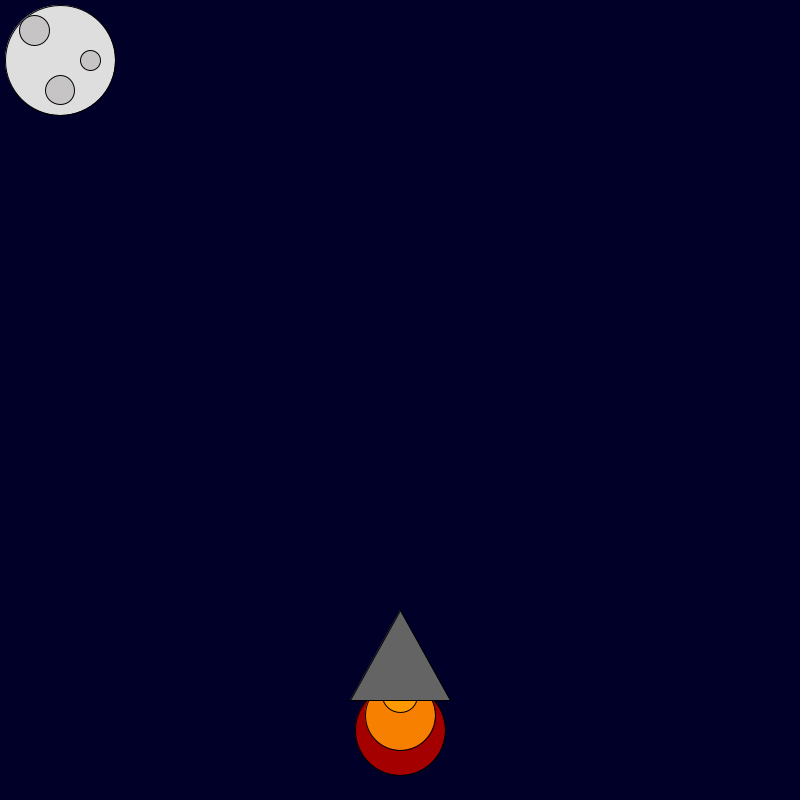
Frame 1 (no input)
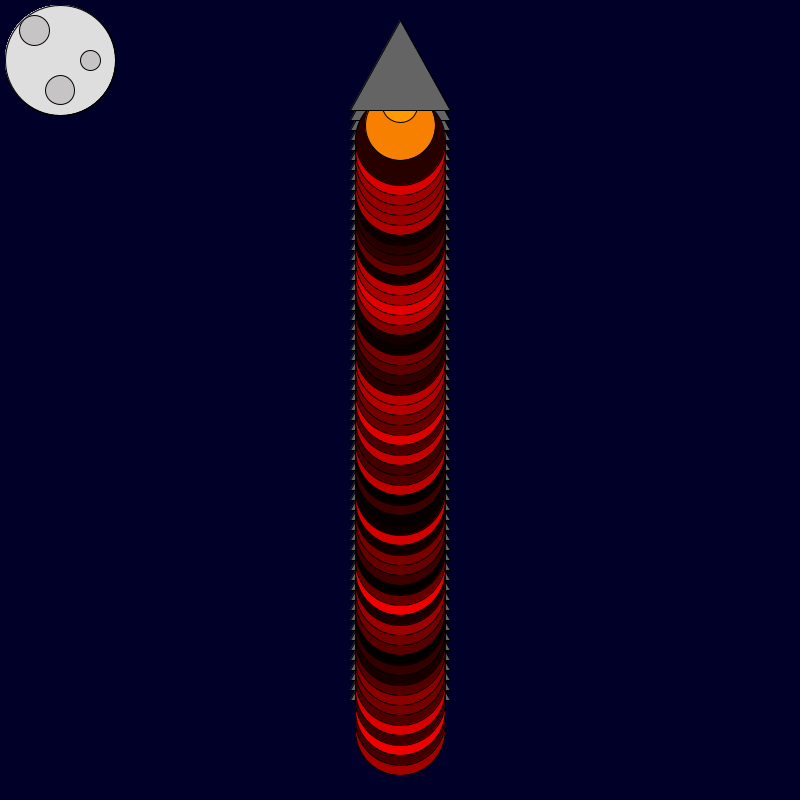
Frame 60 (the mouse pressed at the canvas centre just before this capture)
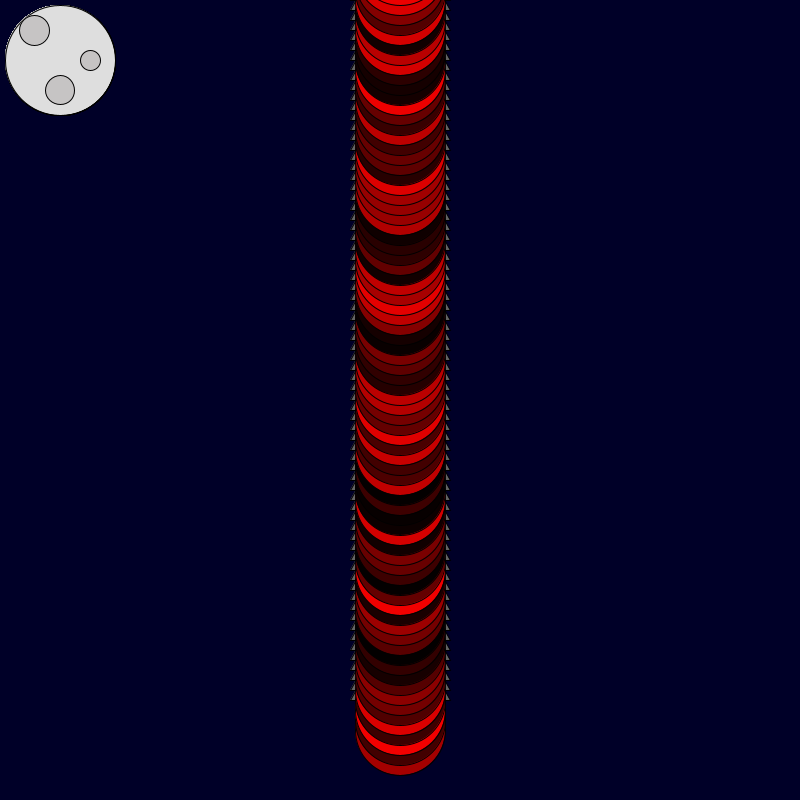
Frame 120 (the mouse held since frame 60 and released just before this capture)

The Processing sketch that drew these frames (run headless with seeded random() and noise(); from frame 60 on, the mouse is pressed at the canvas centre):

// Processing sketch: rocket_ship
// ── rocket_ship.pde
int x = 400; 
int y = 600; 

void setup() {
    size(800, 800);
    background(0, 0, 40); 
}

void draw() {
  fill(#DEDEDE);
  ellipse (60, 60, 110, 110);
  fill(#C6C4C4);
  ellipse (90, 60, 20, 20);
  ellipse (34, 30, 30, 30);
  ellipse (60, 90, 29, 29);
    fill(random(255), 0, 0);
    ellipse(x, y + 130, 90, 90);
    fill(248, 128, 0);
    ellipse(x, y + 115, 70, 70);
    fill(255, 153, 0);
    ellipse(x, y + 95, 35, 35);
    fill(100, 100, 100);
    triangle(x, y + 10, x + 50, y + 100, x - 50, y + 100);
    y -= 10;

}
